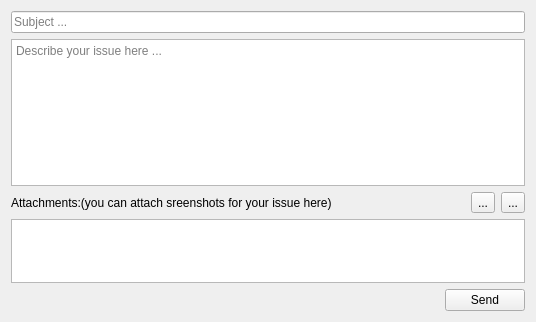
<?xml version="1.0" encoding="UTF-8"?>
<ui version="4.0">
 <class>FeedBack</class>
 <widget class="QWidget" name="FeedBack">
  <property name="geometry">
   <rect>
    <x>0</x>
    <y>0</y>
    <width>536</width>
    <height>322</height>
   </rect>
  </property>
  <property name="windowTitle">
   <string>Feedback</string>
  </property>
  <layout class="QGridLayout" name="gridLayout">
   <item row="4" column="0" colspan="3">
    <widget class="QListWidget" name="attachments">
     <property name="maximumSize">
      <size>
       <width>16777215</width>
       <height>64</height>
      </size>
     </property>
    </widget>
   </item>
   <item row="5" column="1">
    <spacer name="horizontalSpacer">
     <property name="orientation">
      <enum>Qt::Horizontal</enum>
     </property>
     <property name="sizeHint" stdset="0">
      <size>
       <width>40</width>
       <height>20</height>
      </size>
     </property>
    </spacer>
   </item>
   <item row="2" column="0" colspan="3">
    <widget class="QTextEdit" name="texteditor">
     <property name="textInteractionFlags">
      <set>Qt::LinksAccessibleByKeyboard|Qt::LinksAccessibleByMouse|Qt::TextBrowserInteraction|Qt::TextEditable|Qt::TextEditorInteraction|Qt::TextSelectableByKeyboard|Qt::TextSelectableByMouse</set>
     </property>
     <property name="placeholderText">
      <string>Describe your issue here ... </string>
     </property>
    </widget>
   </item>
   <item row="5" column="2">
    <widget class="QPushButton" name="sendEmail">
     <property name="text">
      <string>Send</string>
     </property>
    </widget>
   </item>
   <item row="3" column="0" colspan="3">
    <layout class="QHBoxLayout" name="horizontalLayout">
     <item>
      <widget class="QLabel" name="label_3">
       <property name="text">
        <string>Attachments:(you can attach sreenshots for your issue here)</string>
       </property>
      </widget>
     </item>
     <item>
      <spacer name="horizontalSpacer_2">
       <property name="orientation">
        <enum>Qt::Horizontal</enum>
       </property>
       <property name="sizeHint" stdset="0">
        <size>
         <width>40</width>
         <height>20</height>
        </size>
       </property>
      </spacer>
     </item>
     <item>
      <widget class="QToolButton" name="deleteButton">
       <property name="text">
        <string>...</string>
       </property>
       <property name="icon">
        <iconset resource="../../../res/resources.qrc">
         <normaloff>:/ionicons/trash</normaloff>:/ionicons/trash</iconset>
       </property>
      </widget>
     </item>
     <item>
      <widget class="QToolButton" name="addAttachment">
       <property name="text">
        <string>...</string>
       </property>
       <property name="icon">
        <iconset resource="../../../res/resources.qrc">
         <normaloff>:/ionicons/add</normaloff>:/ionicons/add</iconset>
       </property>
      </widget>
     </item>
    </layout>
   </item>
   <item row="1" column="0" colspan="3">
    <widget class="QLineEdit" name="subject">
     <property name="placeholderText">
      <string>Subject ...</string>
     </property>
    </widget>
   </item>
  </layout>
 </widget>
 <resources>
  <include location="../../../res/resources.qrc"/>
 </resources>
 <connections/>
</ui>
